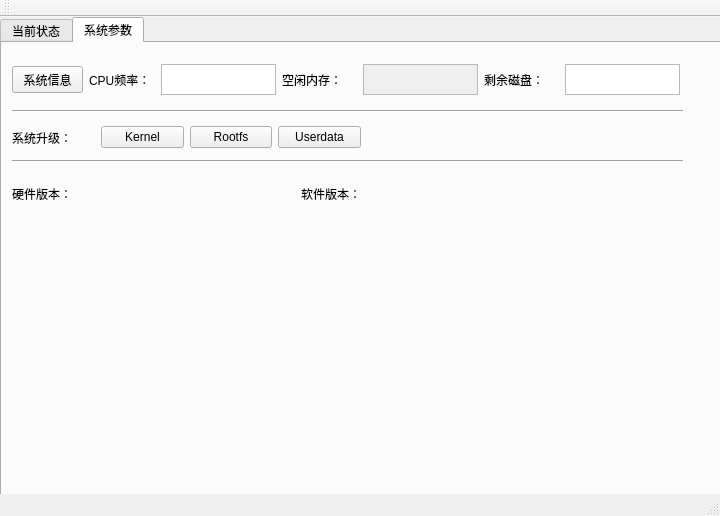
<?xml version="1.0" encoding="UTF-8"?>
<ui version="4.0">
 <class>MainWindow</class>
 <widget class="QMainWindow" name="MainWindow">
  <property name="geometry">
   <rect>
    <x>0</x>
    <y>0</y>
    <width>720</width>
    <height>516</height>
   </rect>
  </property>
  <property name="windowTitle">
   <string>MainWindow</string>
  </property>
  <widget class="QWidget" name="centralwidget">
   <widget class="QTabWidget" name="tabWidget">
    <property name="geometry">
     <rect>
      <x>0</x>
      <y>0</y>
      <width>721</width>
      <height>481</height>
     </rect>
    </property>
    <property name="currentIndex">
     <number>1</number>
    </property>
    <widget class="QWidget" name="tab">
     <attribute name="title">
      <string>当前状态</string>
     </attribute>
     <widget class="Line" name="line_3">
      <property name="geometry">
       <rect>
        <x>30</x>
        <y>80</y>
        <width>671</width>
        <height>16</height>
       </rect>
      </property>
      <property name="orientation">
       <enum>Qt::Horizontal</enum>
      </property>
     </widget>
     <widget class="QWidget" name="layoutWidget">
      <property name="geometry">
       <rect>
        <x>30</x>
        <y>40</y>
        <width>279</width>
        <height>30</height>
       </rect>
      </property>
      <layout class="QHBoxLayout" name="horizontalLayout_5">
       <item>
        <widget class="QLabel" name="label">
         <property name="text">
          <string>客厅灯：</string>
         </property>
        </widget>
       </item>
       <item>
        <widget class="QLabel" name="label_2">
         <property name="text">
          <string>关闭</string>
         </property>
        </widget>
       </item>
       <item>
        <widget class="QPushButton" name="LEDonBtn">
         <property name="text">
          <string>开</string>
         </property>
        </widget>
       </item>
       <item>
        <widget class="QPushButton" name="LEDoffBtn">
         <property name="text">
          <string>关</string>
         </property>
        </widget>
       </item>
      </layout>
     </widget>
     <widget class="QWidget" name="layoutWidget">
      <property name="geometry">
       <rect>
        <x>30</x>
        <y>110</y>
        <width>414</width>
        <height>43</height>
       </rect>
      </property>
      <layout class="QHBoxLayout" name="horizontalLayout_4">
       <item>
        <widget class="QLabel" name="label_3">
         <property name="maximumSize">
          <size>
           <width>59</width>
           <height>18</height>
          </size>
         </property>
         <property name="text">
          <string>室内温度</string>
         </property>
        </widget>
       </item>
       <item>
        <widget class="QPushButton" name="getTempBtn">
         <property name="maximumSize">
          <size>
           <width>85</width>
           <height>28</height>
          </size>
         </property>
         <property name="text">
          <string>获取</string>
         </property>
        </widget>
       </item>
       <item>
        <widget class="QTextBrowser" name="temperatureTB">
         <property name="maximumSize">
          <size>
           <width>256</width>
           <height>41</height>
          </size>
         </property>
        </widget>
       </item>
      </layout>
     </widget>
    </widget>
    <widget class="QWidget" name="tab_2">
     <attribute name="title">
      <string>系统参数</string>
     </attribute>
     <widget class="Line" name="line">
      <property name="geometry">
       <rect>
        <x>10</x>
        <y>60</y>
        <width>671</width>
        <height>16</height>
       </rect>
      </property>
      <property name="orientation">
       <enum>Qt::Horizontal</enum>
      </property>
     </widget>
     <widget class="Line" name="line_2">
      <property name="geometry">
       <rect>
        <x>10</x>
        <y>110</y>
        <width>671</width>
        <height>16</height>
       </rect>
      </property>
      <property name="orientation">
       <enum>Qt::Horizontal</enum>
      </property>
     </widget>
     <widget class="QWidget" name="layoutWidget">
      <property name="geometry">
       <rect>
        <x>10</x>
        <y>80</y>
        <width>349</width>
        <height>29</height>
       </rect>
      </property>
      <layout class="QHBoxLayout" name="horizontalLayout">
       <item>
        <widget class="QLabel" name="label_6">
         <property name="text">
          <string>系统升级：</string>
         </property>
        </widget>
       </item>
       <item>
        <widget class="QPushButton" name="kernelUpdateBtn">
         <property name="text">
          <string>Kernel</string>
         </property>
        </widget>
       </item>
       <item>
        <widget class="QPushButton" name="rootfsUpdateBtn">
         <property name="text">
          <string>Rootfs</string>
         </property>
        </widget>
       </item>
       <item>
        <widget class="QPushButton" name="userdataUpdateBtn">
         <property name="text">
          <string>Userdata</string>
         </property>
        </widget>
       </item>
      </layout>
     </widget>
     <widget class="QWidget" name="layoutWidget">
      <property name="geometry">
       <rect>
        <x>10</x>
        <y>130</y>
        <width>571</width>
        <height>41</height>
       </rect>
      </property>
      <layout class="QHBoxLayout" name="horizontalLayout_3">
       <item>
        <widget class="QLabel" name="label_4">
         <property name="text">
          <string>硬件版本：</string>
         </property>
        </widget>
       </item>
       <item>
        <widget class="QLabel" name="hwVersionLabel">
         <property name="text">
          <string/>
         </property>
        </widget>
       </item>
       <item>
        <widget class="QLabel" name="label_5">
         <property name="text">
          <string>软件版本：</string>
         </property>
        </widget>
       </item>
       <item>
        <widget class="QLabel" name="swVersionLabel">
         <property name="text">
          <string/>
         </property>
        </widget>
       </item>
      </layout>
     </widget>
     <widget class="QWidget" name="layoutWidget">
      <property name="geometry">
       <rect>
        <x>10</x>
        <y>20</y>
        <width>668</width>
        <height>33</height>
       </rect>
      </property>
      <layout class="QHBoxLayout" name="horizontalLayout_2">
       <item>
        <widget class="QPushButton" name="systemInfoBtn">
         <property name="maximumSize">
          <size>
           <width>71</width>
           <height>27</height>
          </size>
         </property>
         <property name="text">
          <string>系统信息</string>
         </property>
        </widget>
       </item>
       <item>
        <widget class="QLabel" name="label_7">
         <property name="maximumSize">
          <size>
           <width>66</width>
           <height>21</height>
          </size>
         </property>
         <property name="text">
          <string>CPU频率：</string>
         </property>
        </widget>
       </item>
       <item>
        <widget class="QTextBrowser" name="CPUfreqTB">
         <property name="maximumSize">
          <size>
           <width>115</width>
           <height>31</height>
          </size>
         </property>
        </widget>
       </item>
       <item>
        <widget class="QLabel" name="label_8">
         <property name="text">
          <string>空闲内存：</string>
         </property>
        </widget>
       </item>
       <item>
        <widget class="QTextBrowser" name="memspaceTB">
         <property name="enabled">
          <bool>false</bool>
         </property>
         <property name="maximumSize">
          <size>
           <width>115</width>
           <height>31</height>
          </size>
         </property>
        </widget>
       </item>
       <item>
        <widget class="QLabel" name="label_9">
         <property name="text">
          <string>剩余磁盘：</string>
         </property>
        </widget>
       </item>
       <item>
        <widget class="QTextBrowser" name="diskspaceTB">
         <property name="maximumSize">
          <size>
           <width>115</width>
           <height>31</height>
          </size>
         </property>
        </widget>
       </item>
      </layout>
     </widget>
     <zorder>layoutWidget</zorder>
     <zorder>layoutWidget</zorder>
     <zorder>layoutWidget</zorder>
     <zorder>line</zorder>
     <zorder>line_2</zorder>
    </widget>
   </widget>
  </widget>
  <widget class="QStatusBar" name="statusbar"/>
  <widget class="QToolBar" name="toolBar">
   <property name="windowTitle">
    <string>toolBar</string>
   </property>
   <attribute name="toolBarArea">
    <enum>TopToolBarArea</enum>
   </attribute>
   <attribute name="toolBarBreak">
    <bool>false</bool>
   </attribute>
  </widget>
  <action name="action123">
   <property name="text">
    <string>123</string>
   </property>
  </action>
 </widget>
 <resources/>
 <connections/>
</ui>
